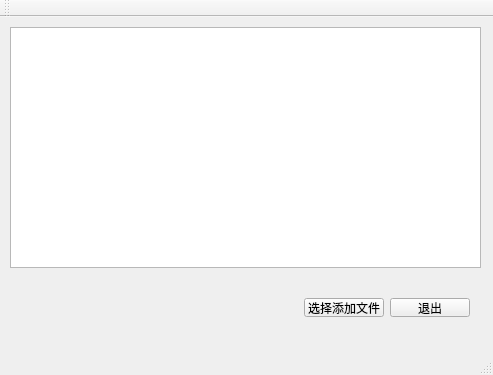
<?xml version="1.0" encoding="UTF-8"?>
<ui version="4.0">
 <class>MainWindow</class>
 <widget class="QMainWindow" name="MainWindow">
  <property name="geometry">
   <rect>
    <x>0</x>
    <y>0</y>
    <width>493</width>
    <height>375</height>
   </rect>
  </property>
  <property name="windowTitle">
   <string>MainWindow</string>
  </property>
  <widget class="QWidget" name="centralWidget">
   <widget class="QWidget" name="horizontalLayoutWidget">
    <property name="geometry">
     <rect>
      <x>10</x>
      <y>270</y>
      <width>471</width>
      <height>41</height>
     </rect>
    </property>
    <layout class="QHBoxLayout" name="horizontalLayout">
     <item>
      <spacer name="horizontalSpacer">
       <property name="orientation">
        <enum>Qt::Horizontal</enum>
       </property>
       <property name="sizeHint" stdset="0">
        <size>
         <width>40</width>
         <height>20</height>
        </size>
       </property>
      </spacer>
     </item>
     <item>
      <widget class="QPushButton" name="choosefile">
       <property name="text">
        <string>选择添加文件</string>
       </property>
      </widget>
     </item>
     <item>
      <widget class="QPushButton" name="exit">
       <property name="text">
        <string>退出</string>
       </property>
      </widget>
     </item>
    </layout>
   </widget>
   <widget class="QListWidget" name="filelist">
    <property name="geometry">
     <rect>
      <x>10</x>
      <y>10</y>
      <width>471</width>
      <height>241</height>
     </rect>
    </property>
   </widget>
  </widget>
  <widget class="QMenuBar" name="menuBar">
   <property name="geometry">
    <rect>
     <x>0</x>
     <y>0</y>
     <width>493</width>
     <height>23</height>
    </rect>
   </property>
  </widget>
  <widget class="QToolBar" name="mainToolBar">
   <attribute name="toolBarArea">
    <enum>TopToolBarArea</enum>
   </attribute>
   <attribute name="toolBarBreak">
    <bool>false</bool>
   </attribute>
  </widget>
  <widget class="QStatusBar" name="statusBar"/>
 </widget>
 <layoutdefault spacing="6" margin="11"/>
 <resources/>
 <connections/>
</ui>
